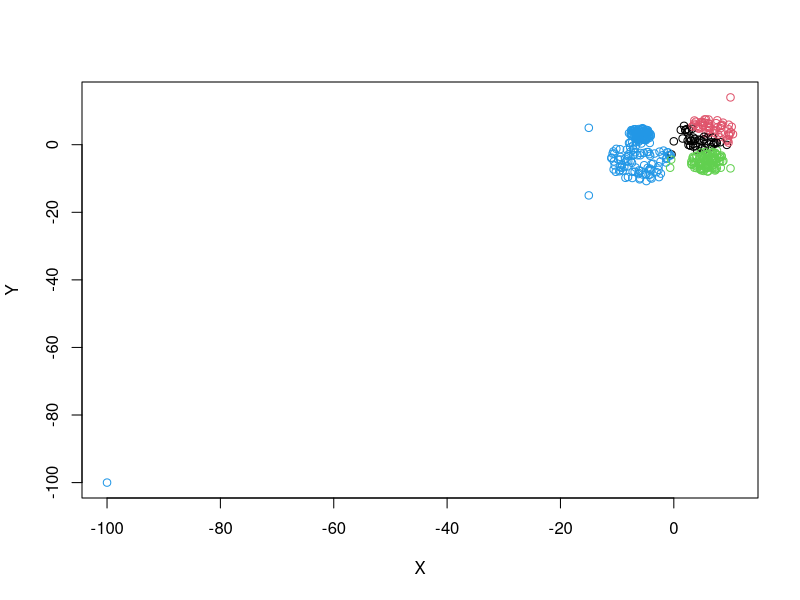

This figure's R source: (Note: this script raises an error after producing the figure.)
#Reading entrada_1.csv

#K-Means Example
#Reading.csv
df = read.csv("entrada_4.csv", row.names = 1)
df = rbind(df, c("-100","-100","2"))
centros = rbind(cbind(-5,10),
                cbind(6,-4),
                cbind(7,-8),
                cbind(-6,-0))
cl = kmeans(x = df[, 1:2], centers = 4)
plot(df[,1:2], col = cl$cluster)
points(cl$centers[,c("x", "y")],
       col = 1:4,
       pch = 19,
       cex = 2)
cl$centers
########################################################################3
#H CLusters
#Si df es un df

entrada.num = df
entrada.num$class = NULL
entrada.num = as.matrix(entrada.num)
distancia = dist(entrada.num)

cluster = hclust(distancia, method = "average")
dendrograma = as.dendrogram(cluster)
plot(cluster)
corte = cut(dendrograma, h = 1)$upper
plot(corte)
ct = cutree(cluster, k = 4)

plot(df$x, df$y,col=ct)
table(ct, df$class)

#Conseguir beunos centroides
#30 podria funcioanr bien
for(i in 1:n)
{
  sub.df = df[sample(1:nrow(df), size = 20, replace = F), c("x", "y")]
  kmedias.pre = kmeans(sub.df[, 1:2], 4)
  medias.vddero = kmeans(sub.df[, 1:2], centers = kmedias.pre$centers)
}

#Escojo la emdiana
#Escojo la media
#Elimino x valores y luego promedio

